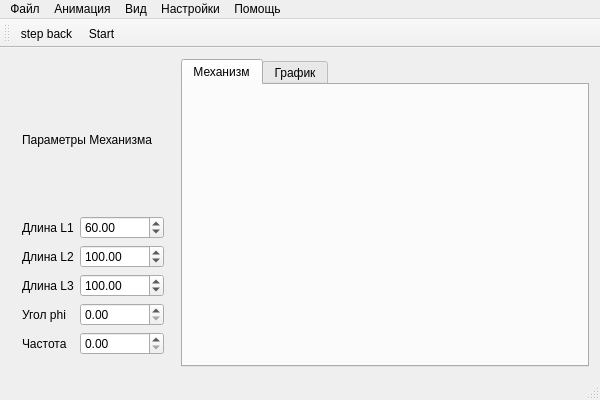
<?xml version="1.0" encoding="UTF-8"?>
<ui version="4.0">
 <class>MainWindow</class>
 <widget class="QMainWindow" name="MainWindow">
  <property name="geometry">
   <rect>
    <x>0</x>
    <y>0</y>
    <width>600</width>
    <height>400</height>
   </rect>
  </property>
  <property name="windowTitle">
   <string>MainWindow</string>
  </property>
  <widget class="QWidget" name="centralWidget">
   <layout class="QHBoxLayout" name="horizontalLayout">
    <item>
     <widget class="QWidget" name="widget_3" native="true">
      <property name="sizePolicy">
       <sizepolicy hsizetype="Fixed" vsizetype="Expanding">
        <horstretch>0</horstretch>
        <verstretch>0</verstretch>
       </sizepolicy>
      </property>
      <property name="minimumSize">
       <size>
        <width>100</width>
        <height>0</height>
       </size>
      </property>
      <property name="maximumSize">
       <size>
        <width>200</width>
        <height>16777215</height>
       </size>
      </property>
      <property name="baseSize">
       <size>
        <width>0</width>
        <height>0</height>
       </size>
      </property>
      <layout class="QVBoxLayout" name="verticalLayout_2">
       <item>
        <widget class="QLabel" name="label">
         <property name="text">
          <string>Параметры Механизма</string>
         </property>
        </widget>
       </item>
       <item>
        <layout class="QFormLayout" name="formLayout">
         <property name="fieldGrowthPolicy">
          <enum>QFormLayout::AllNonFixedFieldsGrow</enum>
         </property>
         <item row="1" column="0">
          <widget class="QLabel" name="label_2">
           <property name="text">
            <string>Длина L1</string>
           </property>
          </widget>
         </item>
         <item row="1" column="1">
          <widget class="QDoubleSpinBox" name="doubleSpinBox_L1">
           <property name="decimals">
            <number>2</number>
           </property>
           <property name="maximum">
            <double>100000.000000000000000</double>
           </property>
           <property name="value">
            <double>60.000000000000000</double>
           </property>
          </widget>
         </item>
         <item row="2" column="0">
          <widget class="QLabel" name="label_3">
           <property name="text">
            <string>Длина L2</string>
           </property>
          </widget>
         </item>
         <item row="2" column="1">
          <widget class="QDoubleSpinBox" name="doubleSpinBox_L2">
           <property name="maximum">
            <double>100000.000000000000000</double>
           </property>
           <property name="value">
            <double>100.000000000000000</double>
           </property>
          </widget>
         </item>
         <item row="3" column="0">
          <widget class="QLabel" name="label_4">
           <property name="text">
            <string>Длина L3</string>
           </property>
          </widget>
         </item>
         <item row="3" column="1">
          <widget class="QDoubleSpinBox" name="doubleSpinBox_L3">
           <property name="maximum">
            <double>100000.000000000000000</double>
           </property>
           <property name="value">
            <double>100.000000000000000</double>
           </property>
          </widget>
         </item>
         <item row="4" column="0">
          <widget class="QLabel" name="label_5">
           <property name="text">
            <string>Угол phi </string>
           </property>
          </widget>
         </item>
         <item row="4" column="1">
          <widget class="QDoubleSpinBox" name="doubleSpinBox_phi">
           <property name="maximum">
            <double>360.000000000000000</double>
           </property>
          </widget>
         </item>
         <item row="5" column="0">
          <widget class="QLabel" name="label_7">
           <property name="text">
            <string>Частота</string>
           </property>
          </widget>
         </item>
         <item row="5" column="1">
          <widget class="QDoubleSpinBox" name="doubleSpinBox">
           <property name="maximum">
            <double>100000.000000000000000</double>
           </property>
          </widget>
         </item>
        </layout>
       </item>
      </layout>
     </widget>
    </item>
    <item>
     <widget class="QTabWidget" name="tabWidget">
      <property name="currentIndex">
       <number>0</number>
      </property>
      <widget class="QWidget" name="tab">
       <attribute name="title">
        <string>Механизм</string>
       </attribute>
       <layout class="QHBoxLayout" name="horizontalLayout_2">
        <item>
         <widget class="DeviceView" name="deviceView" native="true"/>
        </item>
       </layout>
      </widget>
      <widget class="QWidget" name="tab_2">
       <attribute name="title">
        <string>График</string>
       </attribute>
       <layout class="QHBoxLayout" name="horizontalLayout_3">
        <item>
         <widget class="PlotView" name="widget_2" native="true"/>
        </item>
       </layout>
      </widget>
     </widget>
    </item>
   </layout>
  </widget>
  <widget class="QMenuBar" name="menuBar">
   <property name="geometry">
    <rect>
     <x>0</x>
     <y>0</y>
     <width>600</width>
     <height>23</height>
    </rect>
   </property>
   <widget class="QMenu" name="menu">
    <property name="title">
     <string>Файл</string>
    </property>
    <addaction name="action_2"/>
    <addaction name="action"/>
    <addaction name="separator"/>
    <addaction name="action_4"/>
   </widget>
   <widget class="QMenu" name="menu_2">
    <property name="title">
     <string>Настройки</string>
    </property>
    <addaction name="action_5"/>
    <addaction name="action_6"/>
   </widget>
   <widget class="QMenu" name="menu_3">
    <property name="title">
     <string>Помощь</string>
    </property>
    <addaction name="action_7"/>
    <addaction name="action_8"/>
   </widget>
   <widget class="QMenu" name="menu_4">
    <property name="title">
     <string>Анимация</string>
    </property>
    <addaction name="action_3"/>
    <addaction name="action_9"/>
    <addaction name="action_11"/>
    <addaction name="action_10"/>
    <addaction name="action_12"/>
    <addaction name="action_13"/>
   </widget>
   <widget class="QMenu" name="menu_5">
    <property name="title">
     <string>Вид</string>
    </property>
    <widget class="QMenu" name="menu_6">
     <property name="title">
      <string>Масштаб</string>
     </property>
     <addaction name="action_20"/>
     <addaction name="action_21"/>
     <addaction name="action_22"/>
    </widget>
    <widget class="QMenu" name="menu_7">
     <property name="title">
      <string>Панель инструментов</string>
     </property>
     <addaction name="action_23"/>
     <addaction name="action_24"/>
     <addaction name="action_25"/>
    </widget>
    <addaction name="menu_7"/>
    <addaction name="menu_6"/>
    <addaction name="action_16"/>
    <addaction name="action_17"/>
    <addaction name="action_18"/>
    <addaction name="action_19"/>
   </widget>
   <addaction name="menu"/>
   <addaction name="menu_4"/>
   <addaction name="menu_5"/>
   <addaction name="menu_2"/>
   <addaction name="menu_3"/>
  </widget>
  <widget class="QToolBar" name="mainToolBar">
   <attribute name="toolBarArea">
    <enum>TopToolBarArea</enum>
   </attribute>
   <attribute name="toolBarBreak">
    <bool>false</bool>
   </attribute>
   <addaction name="actionStep_back"/>
   <addaction name="actionStart"/>
  </widget>
  <widget class="QStatusBar" name="statusBar"/>
  <action name="action">
   <property name="text">
    <string>Сохранить механизм</string>
   </property>
  </action>
  <action name="action_2">
   <property name="text">
    <string>Загрузить параметры</string>
   </property>
  </action>
  <action name="action_4">
   <property name="text">
    <string>Выход</string>
   </property>
  </action>
  <action name="action_5">
   <property name="text">
    <string>Настройки программы</string>
   </property>
  </action>
  <action name="action_6">
   <property name="text">
    <string>Первоначальные настройки</string>
   </property>
  </action>
  <action name="action_7">
   <property name="icon">
    <iconset resource="resources.qrc">
     <normaloff>:/icons/icons/book-question.png</normaloff>:/icons/icons/book-question.png</iconset>
   </property>
   <property name="text">
    <string>О программе</string>
   </property>
  </action>
  <action name="action_8">
   <property name="text">
    <string>Справка</string>
   </property>
  </action>
  <action name="actionStart">
   <property name="checkable">
    <bool>true</bool>
   </property>
   <property name="icon">
    <iconset resource="resources.qrc">
     <normaloff>:/icons/icons/control.png</normaloff>
     <normalon>:/icons/icons/control-pause.png</normalon>:/icons/icons/control.png</iconset>
   </property>
   <property name="text">
    <string>Start</string>
   </property>
  </action>
  <action name="actionPause">
   <property name="icon">
    <iconset resource="resources.qrc">
     <normaloff>:/icons/icons/control-pause.png</normaloff>:/icons/icons/control-pause.png</iconset>
   </property>
   <property name="text">
    <string>Pause</string>
   </property>
  </action>
  <action name="actionStep_back">
   <property name="icon">
    <iconset resource="resources.qrc">
     <normaloff>:/icons/icons/control-double-180.png</normaloff>:/icons/icons/control-double-180.png</iconset>
   </property>
   <property name="text">
    <string>step back</string>
   </property>
   <property name="toolTip">
    <string>Step back</string>
   </property>
  </action>
  <action name="action_3">
   <property name="text">
    <string>Предыдущи кадр</string>
   </property>
  </action>
  <action name="action_9">
   <property name="text">
    <string>Старт</string>
   </property>
  </action>
  <action name="action_10">
   <property name="text">
    <string>Крутить механизм в другую сторону</string>
   </property>
  </action>
  <action name="action_11">
   <property name="text">
    <string>Следующий кадр</string>
   </property>
  </action>
  <action name="action_12">
   <property name="text">
    <string>Сброс</string>
   </property>
  </action>
  <action name="action_13">
   <property name="text">
    <string>Стоп</string>
   </property>
  </action>
  <action name="action_16">
   <property name="text">
    <string>Показать сетку</string>
   </property>
  </action>
  <action name="action_17">
   <property name="text">
    <string>Показать обозначения</string>
   </property>
  </action>
  <action name="action_18">
   <property name="text">
    <string>Показать траекторию</string>
   </property>
  </action>
  <action name="action_19">
   <property name="text">
    <string>Показать параметры точек</string>
   </property>
  </action>
  <action name="action_20">
   <property name="text">
    <string>Увеличить</string>
   </property>
  </action>
  <action name="action_21">
   <property name="text">
    <string>Уменьшить</string>
   </property>
  </action>
  <action name="action_22">
   <property name="text">
    <string>Исходный формат</string>
   </property>
  </action>
  <action name="action_23">
   <property name="text">
    <string>Маштаб</string>
   </property>
  </action>
  <action name="action_24">
   <property name="text">
    <string>Анимация</string>
   </property>
  </action>
  <action name="action_25">
   <property name="text">
    <string>Отображения</string>
   </property>
  </action>
 </widget>
 <layoutdefault spacing="6" margin="11"/>
 <customwidgets>
  <customwidget>
   <class>DeviceView</class>
   <extends>QWidget</extends>
   <header>deviceview.h</header>
   <container>1</container>
   <slots>
    <slot>setL1(double)</slot>
    <slot>setL2(double)</slot>
    <slot>setL3(double)</slot>
    <slot>setPhi(double)</slot>
   </slots>
  </customwidget>
  <customwidget>
   <class>PlotView</class>
   <extends>QWidget</extends>
   <header>plotview.h</header>
   <container>1</container>
  </customwidget>
 </customwidgets>
 <resources>
  <include location="resources.qrc"/>
 </resources>
 <connections>
  <connection>
   <sender>doubleSpinBox_L1</sender>
   <signal>valueChanged(double)</signal>
   <receiver>deviceView</receiver>
   <slot>setL1(double)</slot>
   <hints>
    <hint type="sourcelabel">
     <x>167</x>
     <y>124</y>
    </hint>
    <hint type="destinationlabel">
     <x>220</x>
     <y>129</y>
    </hint>
   </hints>
  </connection>
  <connection>
   <sender>doubleSpinBox_L2</sender>
   <signal>valueChanged(double)</signal>
   <receiver>deviceView</receiver>
   <slot>setL2(double)</slot>
   <hints>
    <hint type="sourcelabel">
     <x>181</x>
     <y>162</y>
    </hint>
    <hint type="destinationlabel">
     <x>248</x>
     <y>158</y>
    </hint>
   </hints>
  </connection>
  <connection>
   <sender>doubleSpinBox_L3</sender>
   <signal>valueChanged(double)</signal>
   <receiver>deviceView</receiver>
   <slot>setL3(double)</slot>
   <hints>
    <hint type="sourcelabel">
     <x>177</x>
     <y>197</y>
    </hint>
    <hint type="destinationlabel">
     <x>250</x>
     <y>193</y>
    </hint>
   </hints>
  </connection>
  <connection>
   <sender>doubleSpinBox_phi</sender>
   <signal>valueChanged(double)</signal>
   <receiver>deviceView</receiver>
   <slot>setPhi(double)</slot>
   <hints>
    <hint type="sourcelabel">
     <x>173</x>
     <y>223</y>
    </hint>
    <hint type="destinationlabel">
     <x>212</x>
     <y>223</y>
    </hint>
   </hints>
  </connection>
 </connections>
</ui>
